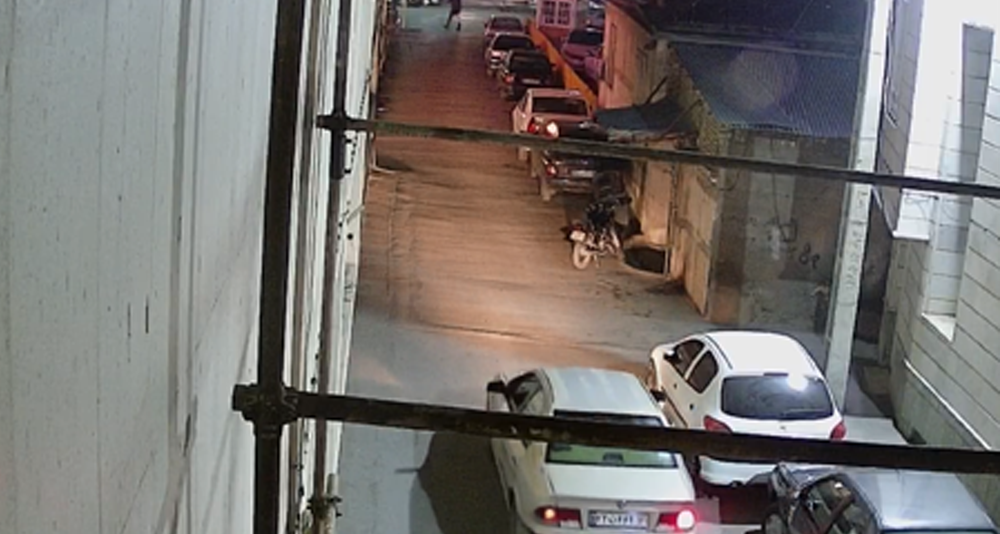
#> input picture images/sample/01.png, 1000 x 534 px, shrunk from 1920 x 1026 before the run
$ python test_on_real_picture.py
#> lines starting #> are read from the running program, lines starting #| are printed output that depends on the picture
import cv2
from skimage.filters import median
from skimage.morphology import disk
from skimage.filters import unsharp_mask

original_pic = cv2.imread('images/sample/01.png', 0)
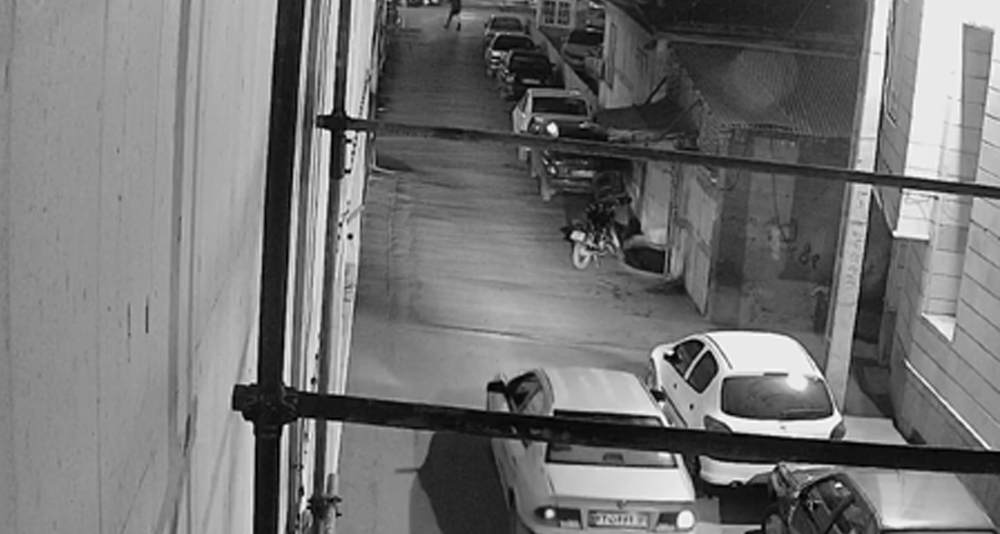
#> original_pic: shape (534, 1000); min 0, max 255, mean 115.8

bilateral_picture = cv2.bilateralFilter(
    original_pic, 5, 20, 100, borderType=cv2.BORDER_CONSTANT)

median_using_cv2 = cv2.medianBlur(original_pic, 5)
median_using_skimage = median(original_pic, disk(3), mode='constant', cval=0.0)

unsharped_img = unsharp_mask(median_using_skimage, radius=3, amount=2)
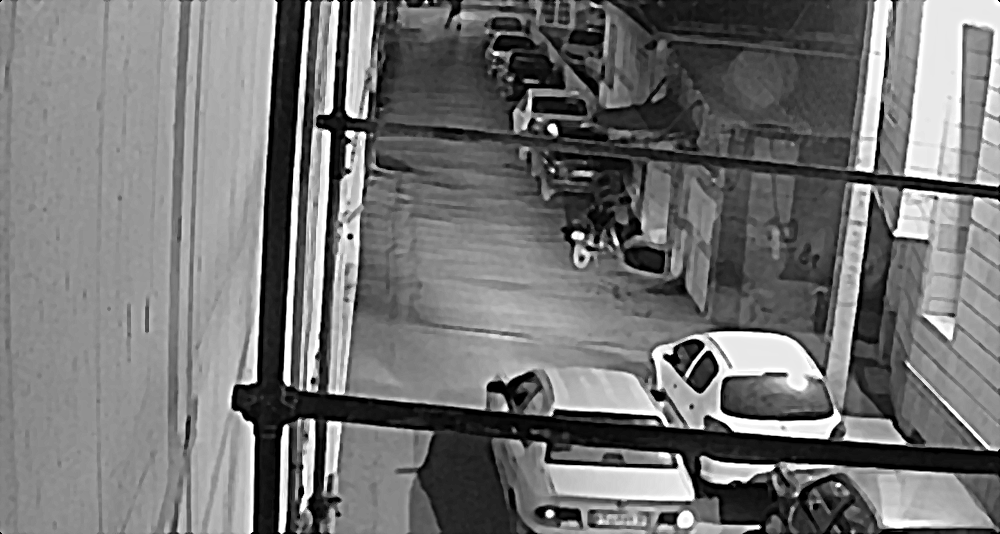
#> unsharped_img: shape (534, 1000) float64; min 0, max 1, mean 0.455

cv2.imshow('Original picture', original_pic)
cv2.imshow('Median picture using cv2', median_using_cv2)
cv2.imshow('Median picture using skimage', median_using_skimage)
cv2.imshow('unsharped picture cv2', unsharped_img)
cv2.imshow('bilateral picture', bilateral_picture)
cv2.waitKey(0)
cv2.destroyAllWindows()

$ run again, with images/sample/outpu2t.png copied over images/sample/01.png
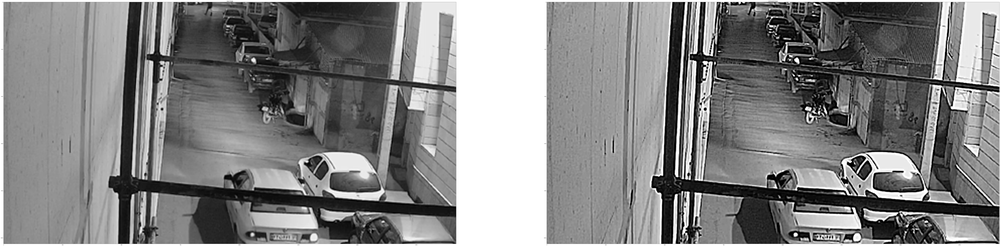
#> input picture images/sample/outpu2t.png, 1000 x 246 px, shrunk from 15564 x 3830 before the run
#> original_pic is the input picture: shape (246, 1000); min 0, max 255, mean 131.2
#> `median_using_cv2 = cv2.medianBlur(original_pic, 5)`:
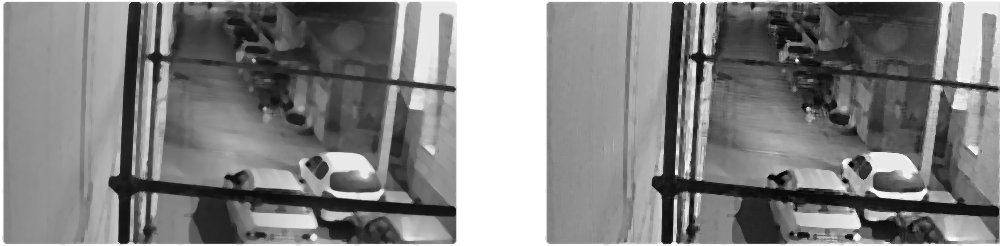
#> median_using_cv2: shape (246, 1000); min 1, max 255, mean 131.6
#> `unsharped_img = unsharp_mask(median_using_skimage, radius=3, amount=2)`:
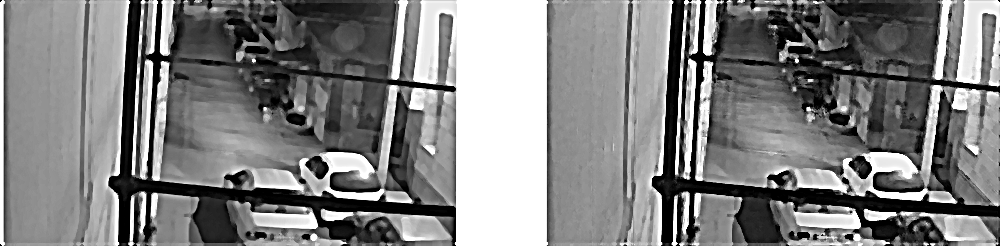
#> unsharped_img: shape (246, 1000) float64; min 0, max 1, mean 0.508

$ run again, with images/sample/03.jpg saved as images/sample/01.png
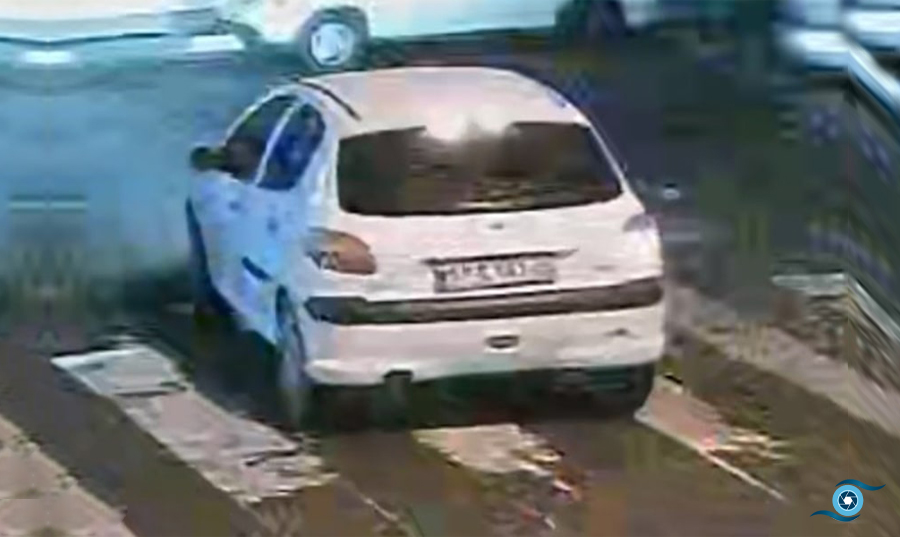
#> input picture images/sample/03.jpg, 900 x 537 px
#> `original_pic = cv2.imread('images/sample/01.png', 0)`:
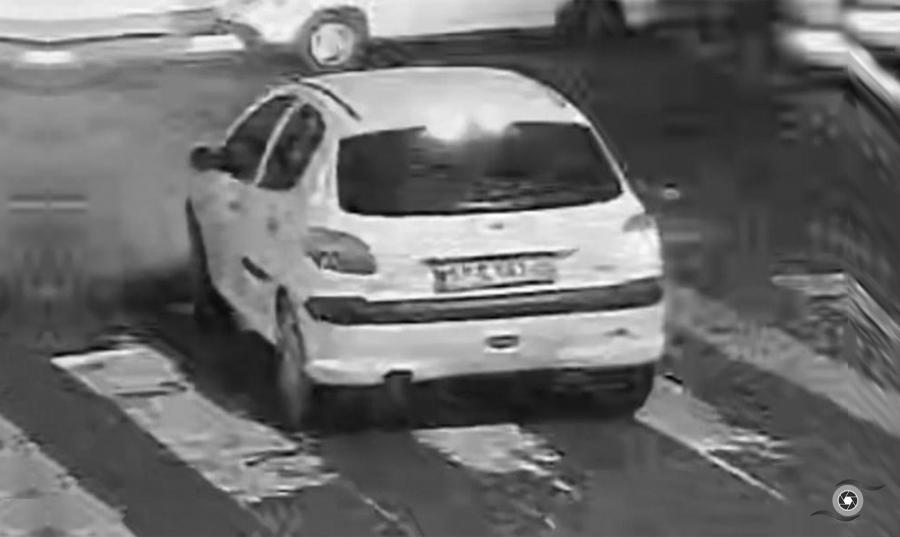
#> original_pic: shape (537, 900); min 1, max 255, mean 108
#> `unsharped_img = unsharp_mask(median_using_skimage, radius=3, amount=2)`:
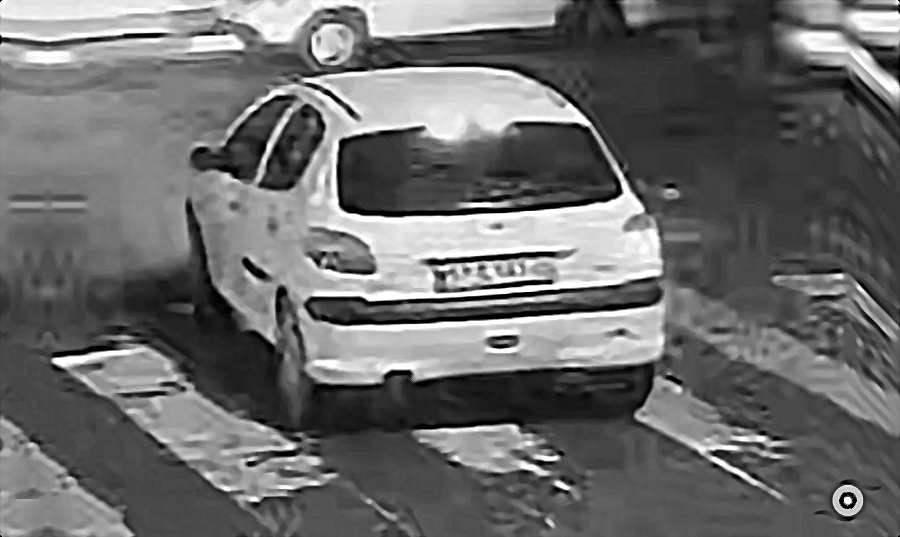
#> unsharped_img: shape (537, 900) float64; min 0, max 1, mean 0.423
